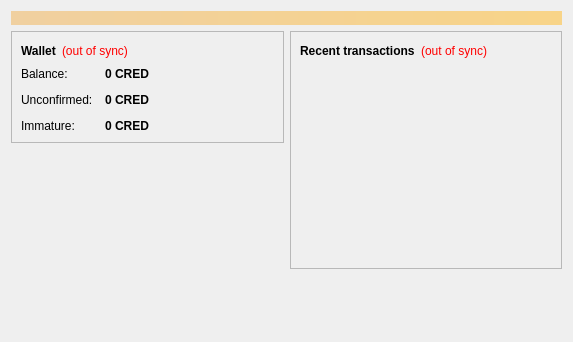
<?xml version="1.0" encoding="UTF-8"?>
<ui version="4.0">
 <class>OverviewPage</class>
 <widget class="QWidget" name="OverviewPage">
  <property name="geometry">
   <rect>
    <x>0</x>
    <y>0</y>
    <width>573</width>
    <height>342</height>
   </rect>
  </property>
  <property name="windowTitle">
   <string>Form</string>
  </property>
  <layout class="QVBoxLayout" name="topLayout">
   <item>
    <widget class="QLabel" name="labelAlerts">
     <property name="visible">
      <bool>false</bool>
     </property>
     <property name="styleSheet">
      <string notr="true">background-color: qlineargradient(x1: 0, y1: 0, x2: 1, y2: 0, stop:0 #F0D0A0, stop:1 #F8D488); color:#000000;</string>
     </property>
     <property name="wordWrap">
      <bool>true</bool>
     </property>
     <property name="margin">
      <number>3</number>
     </property>
    </widget>
   </item>
   <item>
    <layout class="QHBoxLayout" name="horizontalLayout" stretch="1,1">
     <item>
      <layout class="QVBoxLayout" name="verticalLayout_2">
       <item>
        <widget class="QFrame" name="frame">
         <property name="frameShape">
          <enum>QFrame::StyledPanel</enum>
         </property>
         <property name="frameShadow">
          <enum>QFrame::Raised</enum>
         </property>
         <layout class="QVBoxLayout" name="verticalLayout_4">
          <item>
           <layout class="QHBoxLayout" name="horizontalLayout_4">
            <item>
             <widget class="QLabel" name="label_5">
              <property name="font">
               <font>
                <weight>75</weight>
                <bold>true</bold>
               </font>
              </property>
              <property name="text">
               <string>Wallet</string>
              </property>
             </widget>
            </item>
            <item>
             <widget class="QLabel" name="labelWalletStatus">
              <property name="toolTip">
               <string>The displayed information may be out of date. Your wallet automatically synchronizes with the CREDCOIN network after a connection is established, but this process has not completed yet.</string>
              </property>
              <property name="styleSheet">
               <string notr="true">QLabel { color: red; }</string>
              </property>
              <property name="text">
               <string notr="true">(out of sync)</string>
              </property>
              <property name="alignment">
               <set>Qt::AlignLeading|Qt::AlignLeft|Qt::AlignVCenter</set>
              </property>
             </widget>
            </item>
            <item>
             <spacer name="horizontalSpacer_2">
              <property name="orientation">
               <enum>Qt::Horizontal</enum>
              </property>
              <property name="sizeHint" stdset="0">
               <size>
                <width>40</width>
                <height>20</height>
               </size>
              </property>
             </spacer>
            </item>
           </layout>
          </item>
          <item>
           <layout class="QFormLayout" name="formLayout_2">
            <property name="fieldGrowthPolicy">
             <enum>QFormLayout::AllNonFixedFieldsGrow</enum>
            </property>
            <property name="horizontalSpacing">
             <number>12</number>
            </property>
            <property name="verticalSpacing">
             <number>12</number>
            </property>
            <item row="0" column="0">
             <widget class="QLabel" name="label">
              <property name="text">
               <string>Balance:</string>
              </property>
             </widget>
            </item>
            <item row="0" column="1">
             <widget class="QLabel" name="labelBalance">
              <property name="font">
               <font>
                <weight>75</weight>
                <bold>true</bold>
               </font>
              </property>
              <property name="cursor">
               <cursorShape>IBeamCursor</cursorShape>
              </property>
              <property name="toolTip">
               <string>Your current balance</string>
              </property>
              <property name="text">
               <string notr="true">0 CRED</string>
              </property>
              <property name="textInteractionFlags">
               <set>Qt::LinksAccessibleByMouse|Qt::TextSelectableByKeyboard|Qt::TextSelectableByMouse</set>
              </property>
             </widget>
            </item>
            <item row="1" column="0">
             <widget class="QLabel" name="label_3">
              <property name="text">
               <string>Unconfirmed:</string>
              </property>
             </widget>
            </item>
            <item row="1" column="1">
             <widget class="QLabel" name="labelUnconfirmed">
              <property name="font">
               <font>
                <weight>75</weight>
                <bold>true</bold>
               </font>
              </property>
              <property name="cursor">
               <cursorShape>IBeamCursor</cursorShape>
              </property>
              <property name="toolTip">
               <string>Total of transactions that have yet to be confirmed, and do not yet count toward the current balance</string>
              </property>
              <property name="text">
               <string notr="true">0 CRED</string>
              </property>
              <property name="textInteractionFlags">
               <set>Qt::LinksAccessibleByMouse|Qt::TextSelectableByKeyboard|Qt::TextSelectableByMouse</set>
              </property>
             </widget>
            </item>
            <item row="2" column="0">
             <widget class="QLabel" name="labelImmatureText">
              <property name="text">
               <string>Immature:</string>
              </property>
             </widget>
            </item>
            <item row="2" column="1">
             <widget class="QLabel" name="labelImmature">
              <property name="font">
               <font>
                <weight>75</weight>
                <bold>true</bold>
               </font>
              </property>
              <property name="toolTip">
               <string>Mined balance that has not yet matured</string>
              </property>
              <property name="text">
               <string notr="true">0 CRED</string>
              </property>
              <property name="textInteractionFlags">
               <set>Qt::LinksAccessibleByMouse|Qt::TextSelectableByKeyboard|Qt::TextSelectableByMouse</set>
              </property>
             </widget>
            </item>
           </layout>
          </item>
         </layout>
        </widget>
       </item>
       <item>
        <spacer name="verticalSpacer">
         <property name="orientation">
          <enum>Qt::Vertical</enum>
         </property>
         <property name="sizeHint" stdset="0">
          <size>
           <width>20</width>
           <height>40</height>
          </size>
         </property>
        </spacer>
       </item>
       <item>
        <widget class="QLabel" name="label_wallet_bgcoin">
         <property name="text">
          <string/>
         </property>
         <property name="pixmap">
          <pixmap resource="../bitcoin.qrc">:/images/wallet_bgcoin</pixmap>
         </property>
         <property name="scaledContents">
          <bool>false</bool>
         </property>
         <property name="alignment">
          <set>Qt::AlignCenter</set>
         </property>
         <property name="margin">
          <number>-2</number>
         </property>
        </widget>
       </item>
      </layout>
     </item>
     <item>
      <layout class="QVBoxLayout" name="verticalLayout_3">
       <item>
        <widget class="QFrame" name="frame_2">
         <property name="frameShape">
          <enum>QFrame::StyledPanel</enum>
         </property>
         <property name="frameShadow">
          <enum>QFrame::Raised</enum>
         </property>
         <layout class="QVBoxLayout" name="verticalLayout">
          <item>
           <layout class="QHBoxLayout" name="horizontalLayout_2">
            <item>
             <widget class="QLabel" name="label_4">
              <property name="text">
               <string>&lt;b&gt;Recent transactions&lt;/b&gt;</string>
              </property>
             </widget>
            </item>
            <item>
             <widget class="QLabel" name="labelTransactionsStatus">
              <property name="toolTip">
               <string>The displayed information may be out of date. Your wallet automatically synchronizes with the CREDCOIN network after a connection is established, but this process has not completed yet.</string>
              </property>
              <property name="styleSheet">
               <string notr="true">QLabel { color: red; }</string>
              </property>
              <property name="text">
               <string notr="true">(out of sync)</string>
              </property>
              <property name="alignment">
               <set>Qt::AlignRight|Qt::AlignTrailing|Qt::AlignVCenter</set>
              </property>
             </widget>
            </item>
            <item>
             <spacer name="horizontalSpacer">
              <property name="orientation">
               <enum>Qt::Horizontal</enum>
              </property>
              <property name="sizeHint" stdset="0">
               <size>
                <width>40</width>
                <height>20</height>
               </size>
              </property>
             </spacer>
            </item>
           </layout>
          </item>
          <item>
           <widget class="QListView" name="listTransactions">
            <property name="styleSheet">
             <string notr="true">QListView { background: transparent; }</string>
            </property>
            <property name="frameShape">
             <enum>QFrame::NoFrame</enum>
            </property>
            <property name="verticalScrollBarPolicy">
             <enum>Qt::ScrollBarAlwaysOff</enum>
            </property>
            <property name="horizontalScrollBarPolicy">
             <enum>Qt::ScrollBarAlwaysOff</enum>
            </property>
            <property name="selectionMode">
             <enum>QAbstractItemView::NoSelection</enum>
            </property>
           </widget>
          </item>
         </layout>
        </widget>
       </item>
       <item>
        <spacer name="verticalSpacer_2">
         <property name="orientation">
          <enum>Qt::Vertical</enum>
         </property>
         <property name="sizeHint" stdset="0">
          <size>
           <width>20</width>
           <height>40</height>
          </size>
         </property>
        </spacer>
       </item>
      </layout>
     </item>
    </layout>
   </item>
  </layout>
 </widget>
 <resources>
  <include location="../bitcoin.qrc"/>
 </resources>
 <connections/>
</ui>
